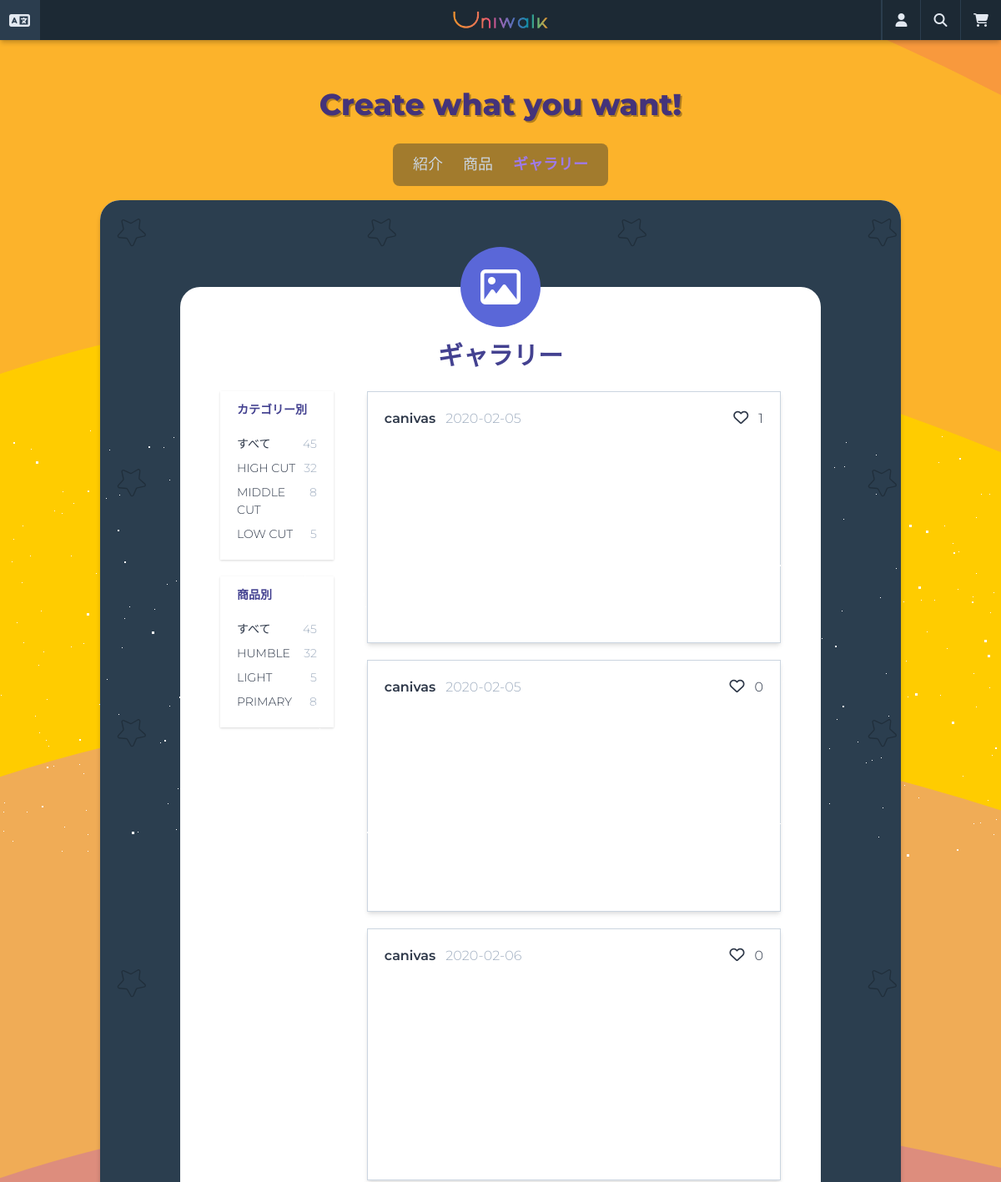
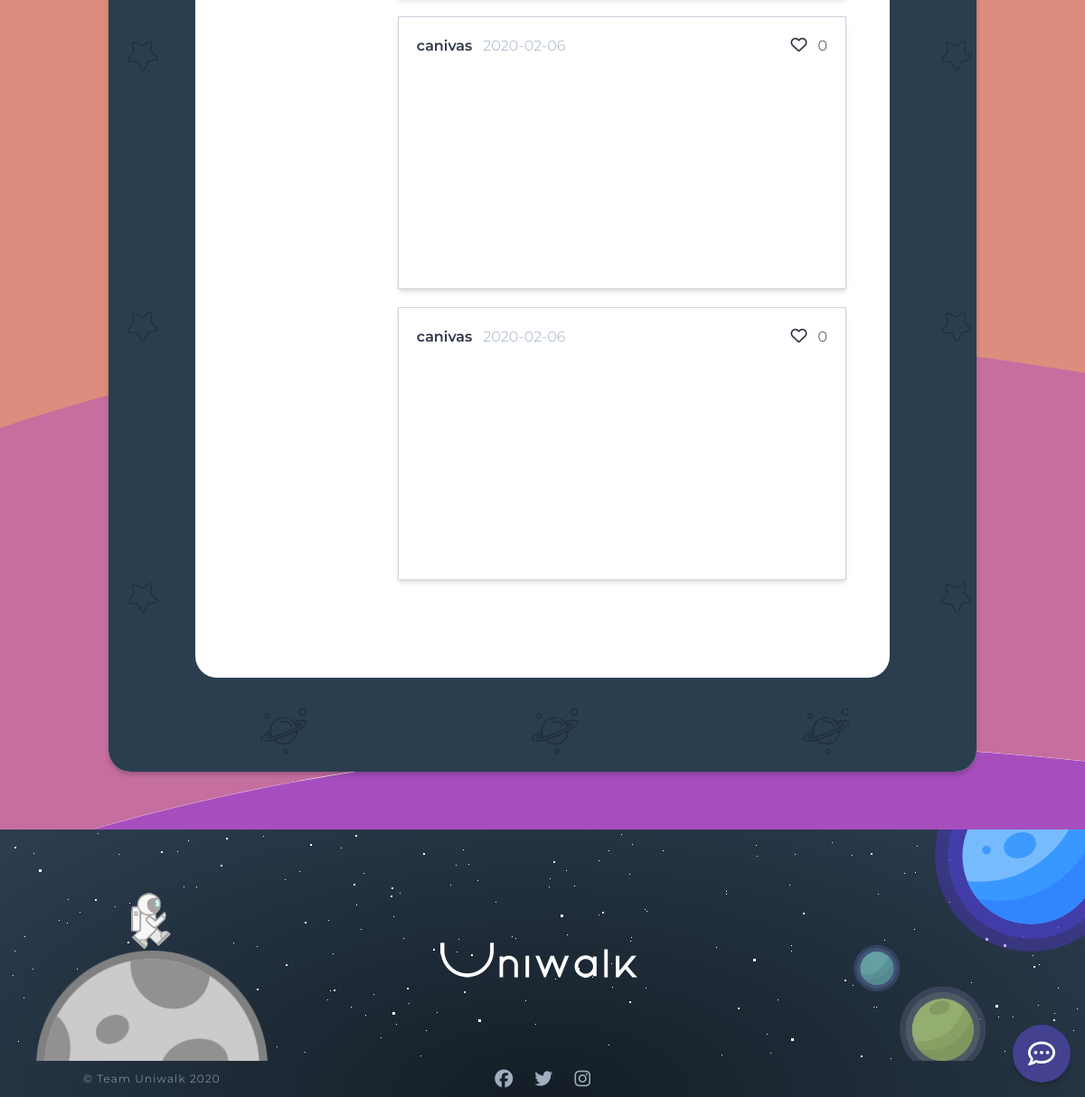
The app's page /designs/gallery/ with its own data (2 pictures, top to bottom).
### products/models.py (models this page shows, shortened)
class Category(core_models.TimeStampedModel):
    product_type = models.CharField(_("商品タイプ名"), max_length=20)
    type_code = models.CharField(_("タイプコード"), max_length=2)
    class Meta:
        verbose_name = _("カテゴリー")
        verbose_name_plural = _("カテゴリー")
    def __str__(self):
        return self.product_type
    def count_designs_by_category(self):
        return len(
            design_models.Design.objects.filter(
                product__category__product_type__contains=self.product_type
            ).exclude(user__isnull=True)
        )

class Product(core_models.TimeStampedModel):
    name = models.CharField(_("商品名"), max_length=50)
    category = models.ForeignKey(
        "Category",
        verbose_name=_("商品カテゴリー"),
        related_name="product",
        on_delete=models.CASCADE,
    )
    price = models.DecimalField(_("価格"), decimal_places=0, max_digits=6)
    description = models.TextField(_("詳細説明"))
    is_active = models.BooleanField(_("販売中"), null=False, default=True)
    product_number = models.CharField(
        _("番号"), max_length=40, default=create_product_code, blank=True, null=True
    )
    product_code = models.CharField(_("商品番号"), max_length=40, blank=True, null=True)
    def __str__(self):
        return self.name
    def total_rating(self):
        all_reviews = self.reviews.all()
        all_ratings = 0
        if len(all_reviews) > 0:
            for review in all_reviews:
                all_ratings += review.rate
            return round(all_ratings / len(all_reviews), 2)
        return 0
    total_rating.short_description = _("評点")
    def count_designs_by_product(self):
        return len(
            design_models.Design.objects.filter(
                product__name__contains=self.name
            ).exclude(user__isnull=True)
        )
    class Meta:
        ordering = ("-created",)
        verbose_name = _("商品")
        verbose_name_plural = _("商品")

### designs/models.py (models this page shows, shortened)
class Design(core_models.TimeStampedModel):
    user = models.ForeignKey(
        "users.User",
        related_name="design",
        verbose_name=_("ユーザ"),
        on_delete=models.SET_NULL,
        null=True,
        blank=True,
    )
    product = models.ForeignKey(
        "products.Product",
        related_name="design",
        verbose_name=_("商品"),
        on_delete=models.SET_NULL,
        null=True,
        blank=True,
    )
    outsole_color_left = models.CharField("アウトソール色(左)", max_length=7)
    outsole_material_left = models.ForeignKey(
        "Material",
        verbose_name=_("アウトソール素材(左)"),
        related_name="outsole_material_left",
        on_delete=models.SET_NULL,
        blank=True,
        null=True,
    )
    midsole_color_left = models.CharField("ミッドソール色(左)", max_length=7)
    midsole_material_left = models.ForeignKey(
        "Material",
        verbose_name=_("ミッドソール素材(左)"),
        related_name="midsole_material_left",
        on_delete=models.SET_NULL,
        blank=True,
        null=True,
    )
    uppersole_color_left = models.CharField("アッパーソール色(左)", max_length=7)
    uppersole_material_left = models.ForeignKey(
        "Material",
        verbose_name=_("アッパーソール素材(左)"),
        related_name="uppersole_material_left",
        on_delete=models.SET_NULL,
        blank=True,
        null=True,
    )
    shoelace_color_left = models.CharField("シューレース色(左)", max_length=7)
    shoelace_material_left = models.ForeignKey(
        "Material",
        verbose_name=_("シューレース素材(左)"),
        related_name="shoelace_material_left",
        on_delete=models.SET_NULL,
        blank=True,
        null=True,
    )
    tongue_color_left = models.CharField("タン色(左)", max_length=7)
    tongue_material_left = models.ForeignKey(
        "Material",
        verbose_name=_("タン素材(左)"),
        related_name="tongue_material_left",
        on_delete=models.SET_NULL,
        blank=True,
        null=True,
    )
    outsole_color_right = models.CharField("アウトソール色(右)", max_length=7)
    outsole_material_right = models.ForeignKey(
        "Material",
        verbose_name=_("アウトソール素材(右)"),
        related_name="outsole_material_right",
        on_delete=models.SET_NULL,
        blank=True,
        null=True,
    )
    midsole_color_right = models.CharField("ミッドソール色(右)", max_length=7)
    midsole_material_right = models.ForeignKey(
        "Material",
        verbose_name=_("ミッドソール素材(右)"),
        related_name="midsole_material_right",
        on_delete=models.SET_NULL,
        blank=True,
        null=True,
    )
    uppersole_color_right = models.CharField("アッパーソール色(右)", max_length=7)
    uppersole_material_right = models.ForeignKey(
        "Material",
        verbose_name=_("アッパーソール素材(右)"),
        related_name="uppersole_material_right",
        on_delete=models.SET_NULL,
        blank=True,
        null=True,
    )
    shoelace_color_right = models.CharField("シューレース色(右)", max_length=7)
    shoelace_material_right = models.ForeignKey(
        "Material",
        verbose_name=_("シューレース素材(右)"),
        related_name="shoelace_material_right",
        on_delete=models.SET_NULL,
        blank=True,
        null=True,
    )
    tongue_color_right = models.CharField("タン色(右)", max_length=7)
    tongue_material_right = models.ForeignKey(
        "Material",
        verbose_name=_("タン素材(右)"),
        related_name="tongue_material_right",
        on_delete=models.SET_NULL,
        blank=True,
        null=True,
    )
    design_number = models.CharField(
        _("番号"), max_length=40, default=create_custom_design_code, blank=True, null=True
    )
    customize_code = models.CharField(_("カスタマイズデザインコード"), max_length=11)
    likes = models.ManyToManyField("users.User", verbose_name=_("いいねユーザ"), related_name="likes")
    class Meta:
        verbose_name = _("デザイン")
        verbose_name_plural = _("デザイン")
    @property
    def total_likes(self):
        return self.likes.count()

class Image(models.Model):
    design = models.ForeignKey(
        "Design",
        related_name="images",
        verbose_name=_("デザインid"),
        on_delete=models.CASCADE,
        null=True,
        blank=True,
    )
    front = models.ImageField(_("正面"), upload_to="designs")
    side = models.ImageField(_("側面"), upload_to="designs")
    up = models.ImageField(_("上面"), upload_to="designs")
    down = models.ImageField(_("下面"), upload_to="designs")
    class Meta:
        verbose_name = _("デザインイメージ")
        verbose_name_plural = _("デザインイメージ")

### users/models.py (models this page shows, shortened)
class User(AbstractUser):
    GENDER_MALE = "M"
    GENDER_FEMALE = "F"
    GENDER_OTHER = "O"
    GENDER_CHOICES = (
        ("", _("--性別--")),
        (GENDER_MALE, _("男性")),
        (GENDER_FEMALE, _("女性")),
        (GENDER_OTHER, _("その他")),
    )
    PREF_CHOICES = JP_PREFECTURES
    username = None
    email = models.EmailField(_("メールアドレス"), unique=True)
    first_name_kana = models.CharField(_("名(カナ)"), blank=True, max_length=30)
    last_name_kana = models.CharField(_("姓(カナ)"), blank=True, max_length=30)
    gender = models.CharField(
        _("性別"), blank=True, choices=GENDER_CHOICES, max_length=10
    )
    birthday = models.DateField(_("生年月日"), blank=True, null=True)
    phone_number = PhoneNumberField(_("電話番号"), blank=True, null=True)
    postal_code = JPPostalCodeModelField(_("郵便番号"), blank=True, null=True)
    prefecture = JPPrefectureField(_("都道府県"), blank=True, null=True)
    address_city = models.CharField(_("市区町村番地"), max_length=40, blank=True, null=True)
    address_detail = models.CharField(_("建物名・号室"), max_length=40, blank=True, null=True)
    stripe_customer_id = models.CharField(max_length=50, blank=True, null=True)
    member_number = models.CharField(
        max_length=40, default=create_member_number, blank=True, null=True
    )
    member_code = models.CharField(_("会員番号"), max_length=40, blank=True, null=True)
    USERNAME_FIELD = "email"
    REQUIRED_FIELDS = []
    objects = CustomUserManager()
    def get_email_name(self):
        return self.email.split("@")[0]

### designs/views.py (the view)
# urls.py: path("gallery/", views.GalleriesListView.as_view(), name="galleries"),
class GalleriesListView(ListView):
    model = models.Design
    paginate_by = 5
    context_object_name = "designs"
    extra_context = {
        "designs_all": models.Design.objects.all().exclude(user__isnull=True),
        "products": product_models.Product.objects.all(),
        "count": len(product_models.Product.objects.all()),
        "categories": product_models.Category.objects.all(),
    }
    template_name = "galleries/galleries_list.html"
    def get_context_data(self, **kwargs):
        context = super().get_context_data(**kwargs)
        designs = models.Design.objects.filter(likes=self.request.user.pk)
        check_like = [design.pk for design in designs]
        context["check_like"] = check_like
        return context
    def get_queryset(self):
        designs = models.Design.objects.all().exclude(user__isnull=True)
        return sorted(designs, key=lambda design: design.total_likes, reverse=True)

### carts/context_processors.py (called while the page is built)
def counter(request):
    item_count = 0
    if "admin" in request.META["PATH_INFO"]:
        return {}
    else:
        try:
            cart = Cart.objects.get(session_key=_session_key(request))
            cart_items = CartItem.objects.all().filter(cart=cart, active=True)
            for cart_item in cart_items:
                item_count += cart_item.quantity
        except Cart.DoesNotExist:
            item_count = 0
    return dict(item_count=item_count)

### carts/views.py (called while the page is built)
def _session_key(request):
    cart = request.session.session_key
    if not cart:
        cart = request.session.create()
    return cart

### templates/galleries/galleries_list.html (shortened to what this page needs)
{% extends "base.html" %}
{% load i18n static humanize %}
{% block content %}
<div class="flex min-h-75vh rounded-xl py-16"
    style="background-image: url({% static 'images/pattern.svg' %}); background-repeat: repeat;">
    <div class="container bg-white w-4/5 rounded-xl h-full mx-auto my-10 flex flex-col items-center p-12 relative">
        <div class="flex items-center justify-center bg-indigo-600 w-24 h-24 rounded-full absolute" style="top: -3rem;">
            <i class="far fa-image fa-3x text-white wow fadeIn"></i>
        </div>
        <h2 class="text-indigo-800 mt-3 mb-5 text-3xl font-semibold">{% trans 'ギャラリー' %}</h2>
        <div class="container mx-auto flex wow fadeIn">
            <div class="w-full flex flex-wrap mb-10">
                <div class="w-full flex">
                    <div class="w-1/3 pr-10">
                        <div class="w-full bg-white shadow py-3 px-5">
                            <h2 class="text-sm font-semibold text-indigo-800 mb-5">{% trans 'カテゴリー別' %}</h2>
                            <ul>
                                <li class="flex justify-between mb-2 text-sm">
                                    <a href="{% url 'designs:galleries' %}">{% trans 'すべて' %}</a>
                                    <span class="text-gray-500">{{ designs_all |length }}</span>
                                </li>
                                {% for category in categories %}
                                <li class="flex justify-between mb-2 text-sm">
                                    <a href="{% url 'designs:galleries-category' category.pk %}">{{ category }}</a>
                                    <span class="text-gray-500">{{ category.count_designs_by_category }}</span>
                                </li>
                                {% endfor %}
                            </ul>
                        </div>
                        <div class="w-full mt-5 bg-white shadow py-3 px-5">
                            <h2 class="text-sm font-semibold text-indigo-800 mb-5">{% trans '商品別' %}</h2>
                            <ul>
                                <li class="flex justify-between mb-2 text-sm">
                                    <a href="{% url 'designs:galleries' %}">{% trans 'すべて' %}</a>
                                    <span class="text-gray-500">{{ designs_all |length }}</span>
                                </li>
                                {% for product in products %}
                                <li class="flex justify-between mb-2 text-sm">
                                    <a href="{% url 'designs:galleries-product' product.pk %}">{{ product }}</a>
                                    <span class="text-gray-500">{{ product.count_designs_by_product }}</span>
                                </li>
                                {% endfor %}
                            </ul>
                        </div>
                    </div>
                    <div class="w-full infinite-container">
                        {% if designs %}
                        {% for design in designs %}
                        <div class="p-5 border border-gray-400 mb-5 shadow-md infinite-item">
                            <div class="flex justify-between items-center mb-3">
                                <div class="flex items-center">
                                    <span class="font-semibold mr-3">{{ design.user.get_email_name }}</span>
                                    <span class="text-gray-500">{{ design.created|date:'Y-m-d' }}</span>
                                </div>
                                <div class="flex items-center">
                                    {% if user.is_authenticated %}
                                    <a id="{{ design.pk }}" class="like cursor-pointer">
                                        <i
                                            class='{% for check_user in design.likes.all %}{% if check_user == user  %}fas fa-heart text-lg text-red-600 {% endif %}{% endfor %}far fa-heart text-lg'></i>
                                    </a>
                                    {% else %}
                                    <span>
                                        <i class="far fa-heart text-lg"></i>
                                    </span>
                                    {% endif %}
                                    <span id="count{{ design.pk }}" class="ml-3">{{ design.total_likes }}</span>
                                </div>
                            </div>
                            <div>
                                <div class="flex items-center justify-around">
                                    {% for image in design.images.all %}
                                    <div class="w-1/4 h-56 bg-cover bg-center"
                                        style="background-image: url('{{ image.front.url }}');"></div>
                                    <div class="w-1/4 h-56 bg-cover bg-center"
                                        style="background-image: url('{{ image.side.url }}');"></div>
                                    <div class="w-1/4 h-56 bg-cover bg-center"
                                        style="background-image: url('{{ image.up.url }}');"></div>
                                    <div class="w-1/4 h-56 bg-cover bg-center"
                                        style="background-image: url('{{ image.down.url }}');"></div>
                                    {% endfor %}
                                </div>
                            </div>
                        </div>
                        {% endfor %}
                        {% endif %}
                    </div>
                </div>
            </div>
        </div>
    </div>
</div>
{% endblock content %}

### records on screen
Category: product_type "HIGH CUT", count_designs_by_category "32"
Category: product_type "MIDDLE CUT", count_designs_by_category "8"
Category: product_type "LOW CUT", count_designs_by_category "5"
Product: name "HUMBLE", count_designs_by_product "32"
Product: name "LIGHT", count_designs_by_product "5"
Product: name "PRIMARY", count_designs_by_product "8"
Design: user.get_email_name "canivas", created "2020-02-05", total_likes "1"
Design: user.get_email_name "canivas", created "2020-02-05", total_likes "0"
Design: user.get_email_name "canivas", created "2020-02-06", total_likes "0"
Design: user.get_email_name "canivas", created "2020-02-06", total_likes "0"
Design: user.get_email_name "canivas", created "2020-02-06", total_likes "0"

### other values on screen
{{ designs_all |length }} "45"
